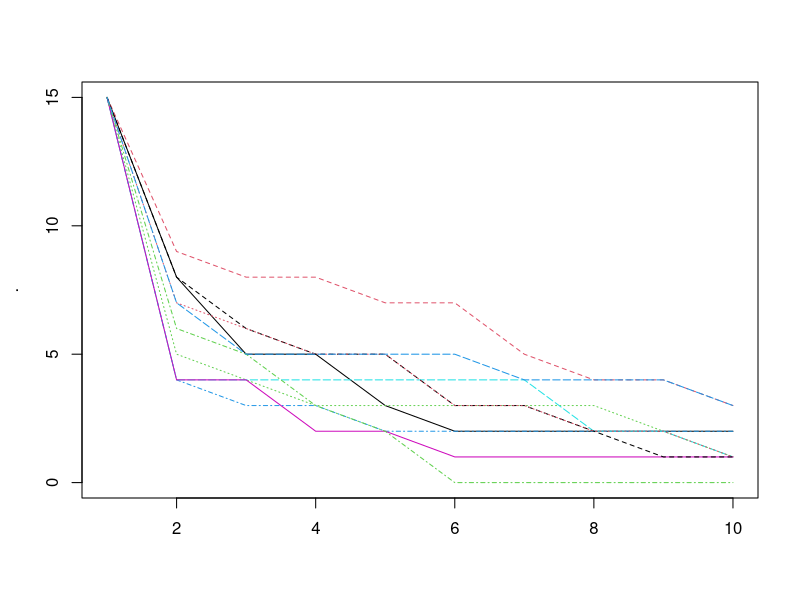
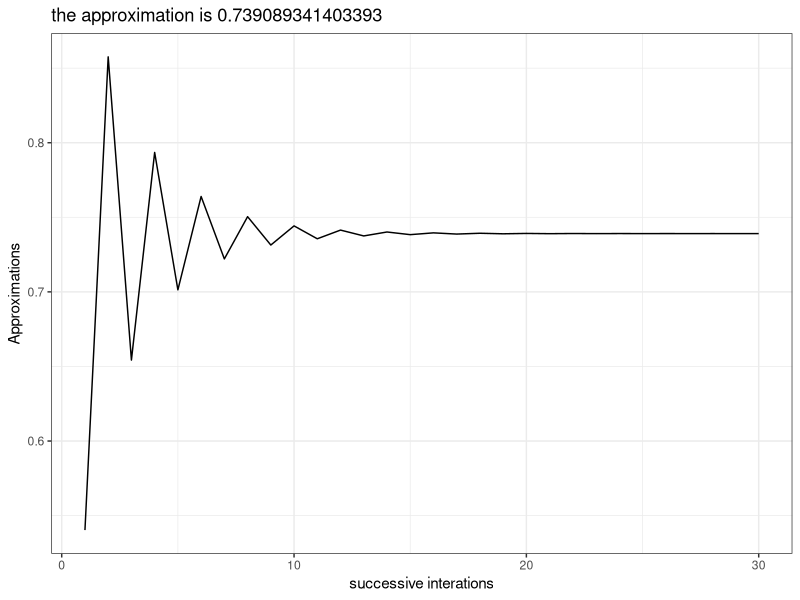
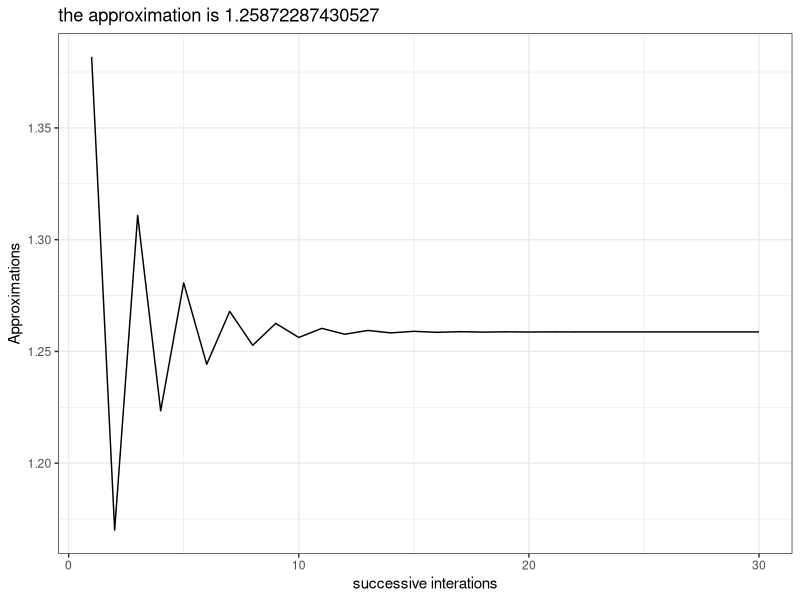
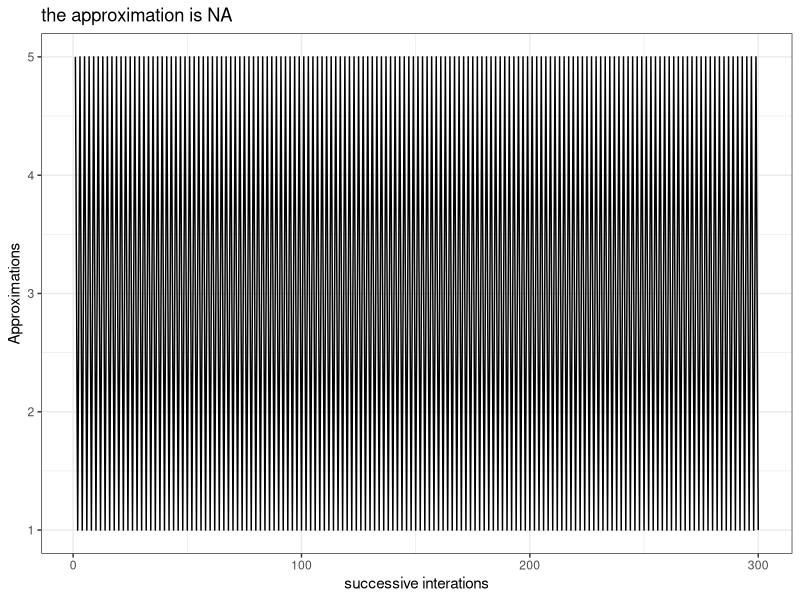
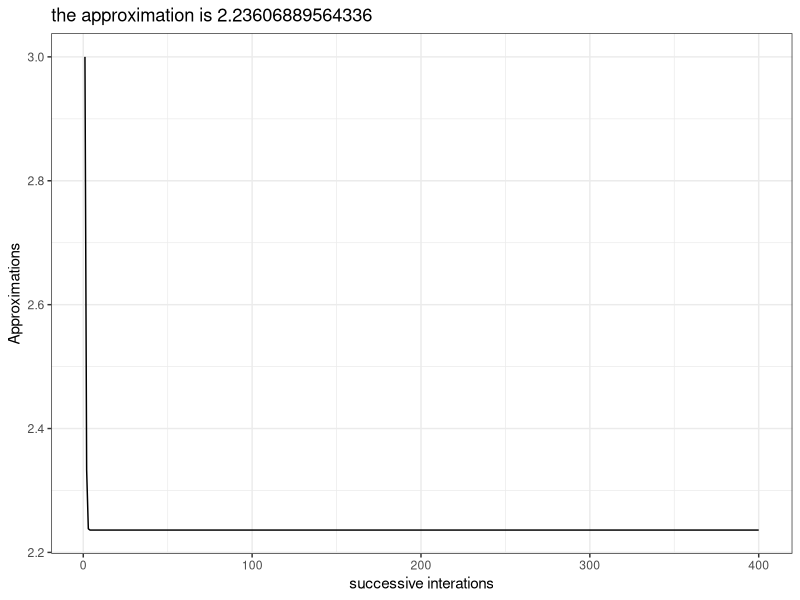
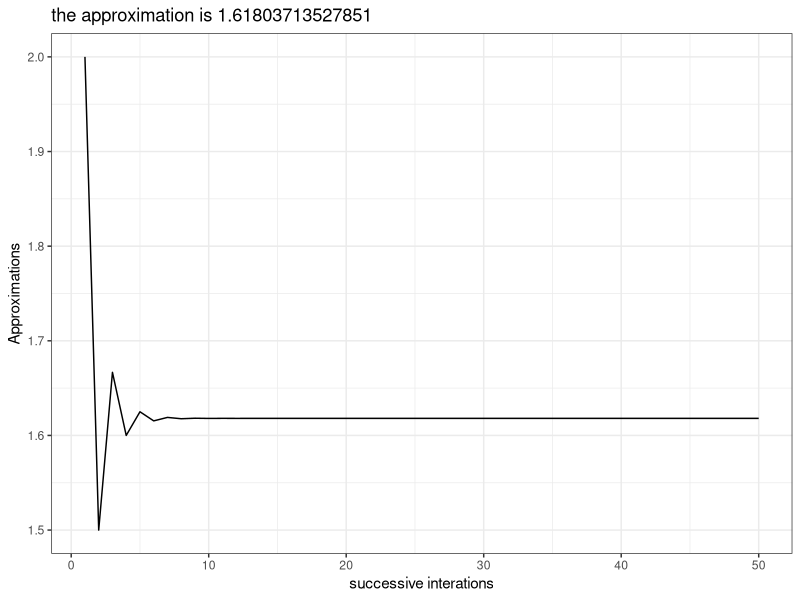
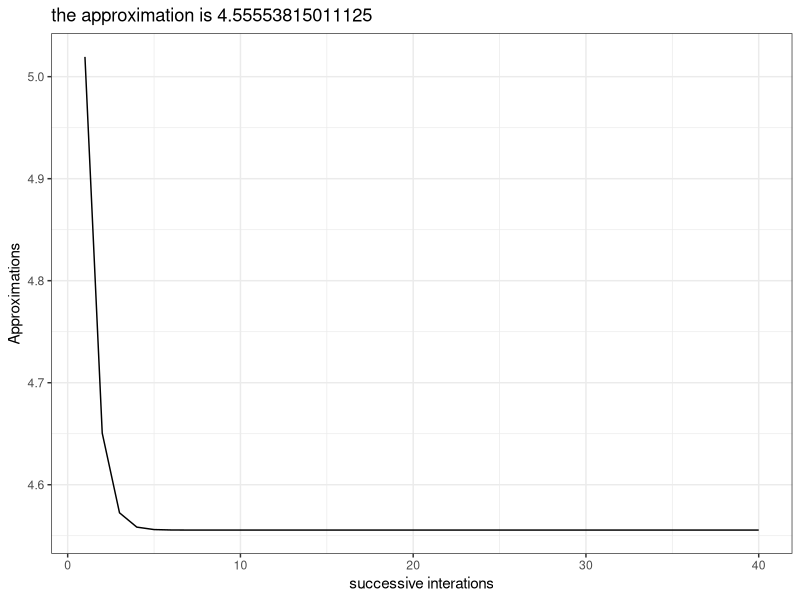
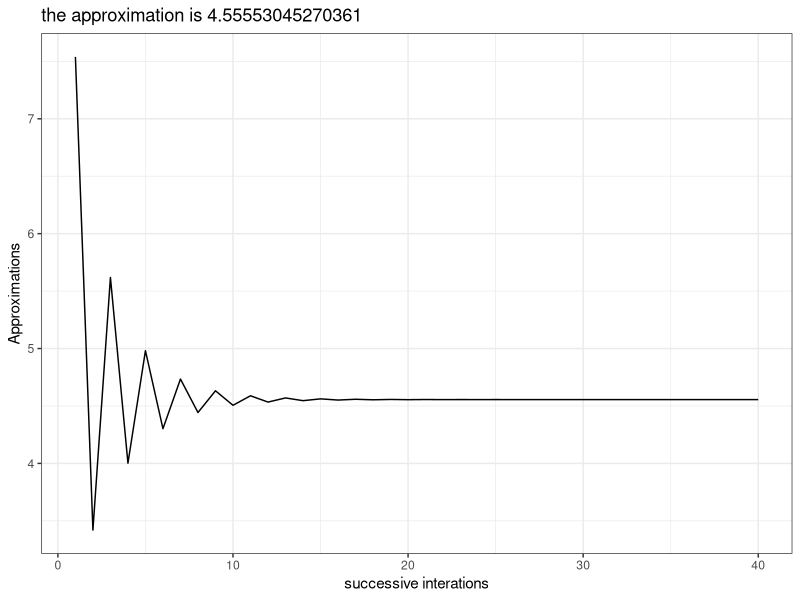

Source code (R) for these figures, in order:
## ---- chunk 1
knitr::opts_chunk$set(error = TRUE, cache = TRUE)
library(ggplot2)

## ---- chunk 2
mean(0.5, x = c(0:10,50))
## ---- chunk 3
scale01 <- function(x) {
  rng <- range(x, na.rm = TRUE)
  (x - rng[1]) / (rng[2] - rng[1])
}

mtcars_scale <- mtcars[]
mtcars_scale[] <- lapply(mtcars, scale01)
head(mtcars_scale)

scale_numerics <- function(dat){
  if(is.numeric(dat)){
    scale01(dat)
    } else {
      dat
      }
  }

iris_scale <- iris

iris_scale[] <- lapply(iris, scale_numerics)

head(iris)

try(lapply(iris, scale01))
## ---- chunk 4
formulas <- list(
  mpg ~ disp,
  mpg ~ I(1 / disp),
  mpg ~ disp + wt,
  mpg ~ I(1 / disp) + wt
)

mods <- vector("list", length(formulas))

for (i in seq_along(formulas)){
  mods[[i]] <- lm(formulas[[i]], data = mtcars)
  }
## ---- chunk 5
models_mtcars <- lapply(formulas, lm, data = mtcars)
# old way
#lapply(formulas, function(form) lm(form, data = mtcars))
## ---- chunk 6

bootstraps <- lapply(1:10, function(i) {
  rows <- sample(1:nrow(mtcars), rep = TRUE)
  mtcars[rows, ]
})

## for loop

bootstrap_models <- vector("list",length(bootstraps))
for(i in seq_along(bootstraps)){
  bootstrap_models[[i]] <- lm(mpg ~ disp, data = bootstraps[[i]])
  }

## lapply

bootstrap_models_lapply <- lapply(bootstraps, lm, formula = mpg ~ disp)
## ---- chunk 7
rsq <- function(mod) summary(mod)$r.squared

sapply(bootstrap_models_lapply, rsq)

sapply(models_mtcars, rsq)

## ---- chunk 8
library(magrittr)

species_abundances <- sample(seq_len(100),size = 5) %>%
  sapply(rpois, n = 20) %>%
  data.frame %>%
  set_names(paste0("sp",1:5))

vapply(species_abundances, sd, numeric(1))

## ---- chunk 9
library(dplyr)
site_species <- species_abundances %>% 
  mutate(site = paste0("site",LETTERS[1:5]) %>%
           rep(times = 4))

vapply(site_species[vapply(site_species, is.numeric, logical(1))], sd, numeric(1))

## Equivalently, in magrittr style:
site_species %>%
  vapply(is.numeric, logical(1)) %>%
  site_species[.] %>%
  vapply(sd, numeric(1))

## ---- chunk 10
trials <- replicate(
  100, 
  t.test(rpois(10, 10), rpois(7, 10)),
  simplify = FALSE
)

sapply(trials, function(test) test$p.value)

sapply(trials, '[[', i = "p.value") 
## ---- chunk 11
replicate(5, rnorm(2))

replicate(4, "blue")
## ---- chunk 12
colnum <- c("blue" = 2, "green" = 7)

lapply(colnum, function(x) x/2)
## ---- chunk 13
name_val_lapply <- function(X, FUN, ...){
 Map(FUN, names(X), X, ...)
}

funtest <- function(name_of, val_of){
  paste("the value of", name_of, "is", val_of)
}

name_val_lapply(colnum, funtest)

## ---- chunk 14

library(parallel)

mcsapply <- function (X, FUN, ..., simplify = TRUE, USE.NAMES = TRUE) 
  {
  FUN <- match.fun(FUN)
  answer <- mclapply(X = X, FUN = FUN, mc.cores = 2, ...)
  if (USE.NAMES && is.character(X) && is.null(names(answer))) 
    names(answer) <- X
  if (!identical(simplify, FALSE) && length(answer)) 
    simplify2array(answer, higher = (simplify == "array"))
  else answer
  }

##pokey example
boot_df <- function(x) x[sample(nrow(x), rep = T), ]
rsquared <- function(mod) summary(mod)$r.square
boot_lm <- function(i) {
  rsquared(lm(mpg ~ wt + disp, data = boot_df(mtcars)))
}


library(microbenchmark)

## this doesn't actually speed anything up
if(FALSE){
microbenchmark(sapply(1:10, boot_lm),
               mcsapply(1:10, boot_lm))
}


## ---- chunk 15
mat <- matrix(rnorm(20), nrow = 5)

apply(mat, 1, summary)

apply(mat, 2, summary)

apply(mtcars, 2, summary)

## ---- chunk 16
pulse <- round(rnorm(22, 70, 10 / 3)) + rep(c(0, 5), c(10, 12))
group <- rep(c("A", "B"), c(10, 12))
pieces <- split(pulse, group)

split_vapply <- function(x, f, FUN, FUN.VALUE, ...){
  pieces <- split(x, f)
  vapply(pieces, FUN = FUN, FUN.VALUE = FUN.VALUE, ...)
}

split_vapply(pulse, group, mean, numeric(1))

## ---- chunk 17

split2 <- function(x, f) {
   groups <- unique(as.factor(f))
   out <- vector('list', length(groups))
   names(out) <- levels(groups)
   for (g in groups) {
       out[[g]] <- x[f == g]
   }
   out
}

split2(pulse, group)


split3 <- function(x, f) {
   groups <- unique(f)
   out <- vector('list', length(groups))
   names(out) <- groups
   lapply(groups, function(lev) x[f == lev] )
}


split3(pulse, group)

## ---- chunk 18
Reduce(`*`, 1:10)
factorial(10)
microbenchmark(Reduce(`*`, 1:10), factorial(10))
## ---- chunk 19
sapply(rep(1,10), Reduce, f = sum)

Reduce(`*`, 1:10, accumulate = TRUE)

simdecay <- function(){
  replicate(10, sample(1:10, 15, replace = T), simplify = FALSE) %>%
  Reduce(intersect, ., accumulate = TRUE) %>%
  sapply(length)
}

replicate(10, simdecay()) %>%
  matplot(type = "l")

## ---- chunk 20
is.character(c("foo","bar"))
is.na(NaN)
is.na(NA)
is.na(3)

is.na(c(NA,NA))

is.numeric(c("fo","bar"))
## ---- chunk 21
anyNA(c(NA,NA))
anyNA(c("foo","bar"))
## ---- chunk 22
numsum <- function(dat, sumstat){
  so_numeros <- Filter(is.numeric, dat)
  vapply(so_numeros, sumstat, numeric(1))
}

numsum(iris, sd)
## ---- chunk 23
scramble <- sample(1:5, size = 50, replace = TRUE)
Position(function(x) x == 1, scramble)
which(scramble == 1)
min(which(scramble == 1))
## ---- chunk 24
where <- function(f, x) {
  vapply(x, f, logical(1))
}
## ---- chunk 25
AnyAll <- function(FUN){
  function(f, x){
    test <- vapply(x, f, logical(1))
    FUN(test)
    }
}

Any <- AnyAll(any)
All <- AnyAll(all)

tester <- list("foo",1)

Any(is.numeric, tester)
All(is.numeric, tester)
## ---- chunk 26
AnyAll2 <- function(only_if_all = TRUE){
  ## any or all?
  if (only_if_all) {
    testfun <- function(test) Reduce(`&&`, test, only_if_all)
    } else 
      {
        testfun <- function(test) Reduce(`||`, test, only_if_all)
        }
  
  function(f, x){
    test <- vapply(x, f, logical(1))
    testfun(test)
    }
  }

All2 <- AnyAll2()
Any2 <- AnyAll2(FALSE)

Any2(is.numeric, tester)
All2(is.numeric, tester)


AnyAll3 <- function(only_if_all = TRUE){
  ## any or all?
  tests <- c(`||`,`&&`)
  testfun <- function(test) Reduce(tests[[only_if_all + 1]], test, only_if_all)
  
  function(f, x){
    test <- vapply(x, f, logical(1))
    testfun(test)
    }
  }

AnyAll3()(is.numeric, tester)
AnyAll3(FALSE)(is.numeric, tester)
## ---- chunk 27
where <- function(f, x) {
  vapply(x, f, logical(1))
}

span <- function(f, x){
  logivec <- where(f = f, x = x)
  runs <- rle(logivec)
  trues <- runs$lengths[runs$values]
  longest <- max(trues)[1] # find the first long sequence only
  start.longest <- which(runs$lengths == longest)
  start.longest + seq_len(longest)
}

green30 <- replicate(47, sample(list("green",30), size = 1, prob = c(0.7, 0.3)))

span(is.character, green30)

## ---- chunk 28

arg_maxmin <- function(FUN = max) {
  arg_max <- function(vec, f){
    vals <- f(vec)
    crit <- FUN(vals)
    vec[vals %in% crit]
    }
  }

arg_max <- arg_maxmin()

arg_max(-10:5, function(x) x ^ 2)
arg_max(-5:5, function(x) x ^ 2)


arg_min <- arg_maxmin(min)
arg_min(-10:5, function(x) - x ^ 2)
arg_min(-5:5, function(x) - x ^ 2)
## ---- chunk 29

running_diff <- function(x){
  t <- length(x)
  abs(x[-t] - x[-1])
}


reducify <- function(f){
  function(x, y){
    f(x)
  }
}

fixed_point <- function(f, tries, init = 1, tol = 0.00001){
  try_vec <- seq_len(tries)
  fixingpoints <- Reduce(reducify(f), try_vec, init = init, accumulate = TRUE)
  passing_tol <- vapply(running_diff(fixingpoints), `<`, y = tol, logical(1))
  
  if(!any(passing_tol)) message("you need more tries")
  
  firstpass <- min(which(passing_tol))
  
  qplot(x = try_vec, y = fixingpoints[-1], geom = "path",
        main = paste0("the approximation is ", fixingpoints[firstpass]),
        xlab = "successive interations", ylab = "Approximations") + theme_bw()
}

fixed_point(cos, 30)

fixed_point(function(x) cos(x) + sin(x), 30)

## impossible; will never converge:
fixed_point(function(x) 5 / x, 300)

## but with slight modification..
fixed_point(function(x) (x + 5 / x) / 2, 400)

## ---- chunk 30
fixed_point(function(x) 1 + 1/x, 50)
## ---- chunk 31

fixed_point(function(x) ((log(1000) / log(x)) + x) / 2, 40, init = 2.5)

fixed_point(function(x) log(1000) / log(x), 40, init = 2.5)

## ---- chunk 32
frac_maker <- function(n, d){
  force(n)
  force(d)
  function(x) n / (d + x)
  }
  

cont_frac <- function(Ns, Ds, frac_fun = frac_maker){
  Ns <- rev(Ns)
  Ds <- rev(Ds)
  funs <- Map(frac_fun, Ns, Ds)
  Reduce(function(f1,f2) f2(f1), x = funs, init = 0)
  }

ans <- cont_frac(Ns = rep(1,40), Ds = rep(1, 40))

1/ans
## ---- chunk 33

denominator <- function(k){
  nums <- lapply(seq_len(k)*2, function(x) c(1, 1, x))
  out <- do.call(c, nums)
  out[-1]
}

cont_frac(Ds = denominator(20), Ns = rep(1, 3 * 20 -1))

## ---- chunk 34
pi_numerator <- function(k){
  exps <- seq(from = 1, length.out = k, by = 2) ^ 2
  c(4, exps)
}

cont_frac(Ds = c(1, rep(2, 200)), Ns = pi_numerator(200))
## ---- chunk 35

frac_maker_minus <- function(n, d){
  force(n)
  force(d)
  function(x) n / (d - x)
  }

tan_cf <- function(x, k){
  numerators <- rep(x, k - 1) ^ 2
  numerators <- c(x, numerators)
  denominators <- seq(from = 1, by = 2, length.out = k)
  cont_frac(Ns = numerators, Ds = denominators, frac_fun = frac_maker_minus)
}

tan_cf(pi*0.2, 20)

tan(pi*0.2)
## ---- chunk 36
randomise <- function(f) f(runif(1e3))
randomise(mean)
#> [1] 0.5115665
randomise(mean)
#> [1] 0.503939
randomise(sum)

replicate(500,randomise(sum)) %>%
  data.frame(x = .) %>%
  ggplot(aes(x = x)) + geom_density()
